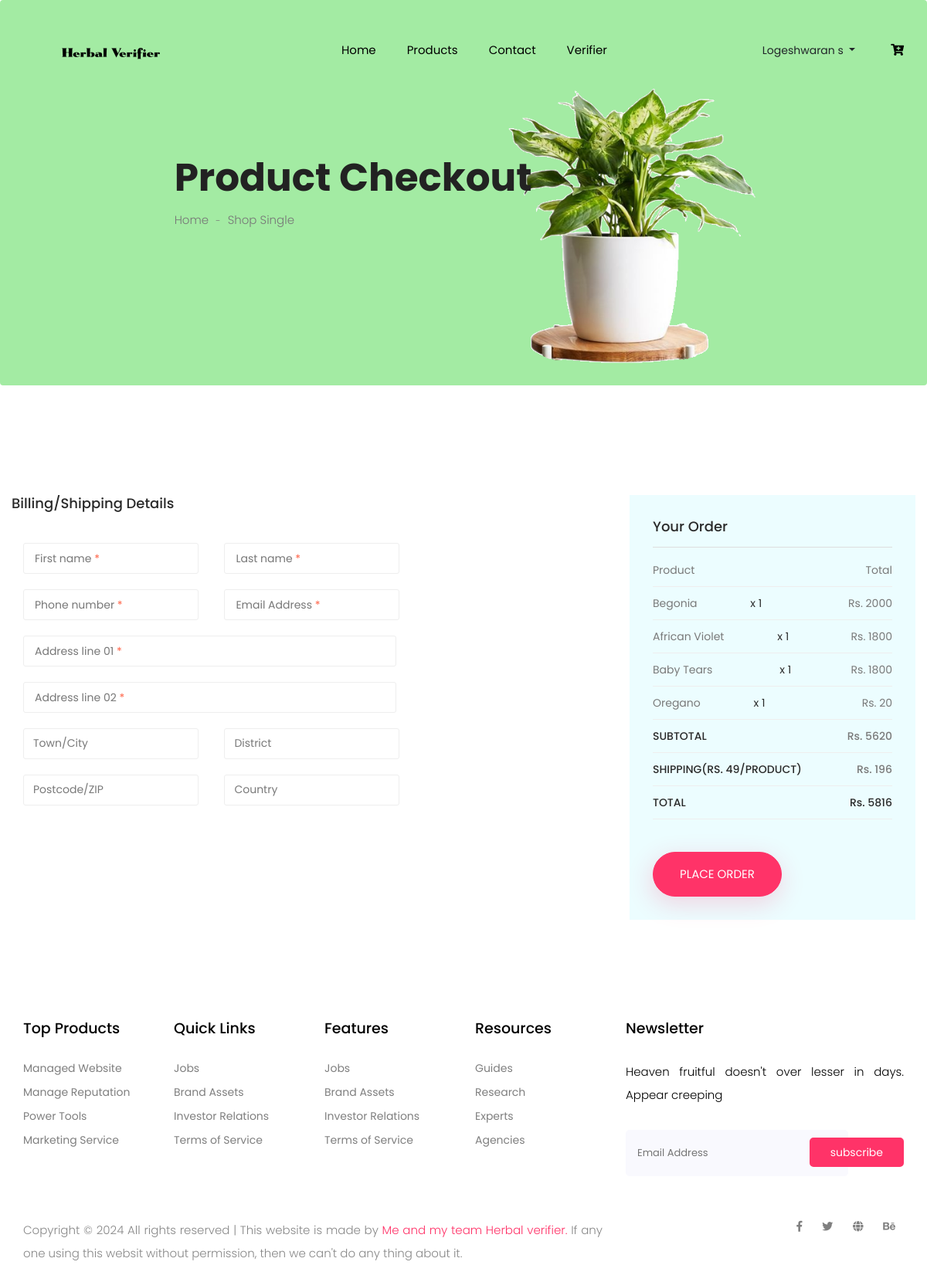
Screenshot of /checkout.php (signed in) with the database file from the repository.
### tables this page shows
CREATE TABLE `users` (
  `id` int(11) NOT NULL,
  `first_name` varchar(255) NOT NULL,
  `last_name` varchar(255) NOT NULL,
  `mobile` bigint(11) NOT NULL,
  `email` varchar(255) NOT NULL,
  `password` varchar(255) NOT NULL
);

CREATE TABLE `cart` (
  `id` int(11) NOT NULL,
  `product_id` int(11) NOT NULL,
  `user_id` int(11) NOT NULL,
  `qty` int(11) NOT NULL
);

CREATE TABLE `products` (
  `id` int(100) NOT NULL,
  `category` int(10) NOT NULL,
  `title` varchar(255) NOT NULL,
  `price` int(100) NOT NULL,
  `qty` int(11) NOT NULL,
  `desc` longtext NOT NULL,
  `image` text NOT NULL
);

### checkout.php (the view, shortened to what this page needs)
<?php
require './includes/conn.php';
require "./includes/head.php";
?>
<?php
  $sum = 0;
  $quantity = 0;
  $user_id = $_SESSION['user_id'];
  $query = 'SELECT products.price, products.id, products.title, products.image, cart.qty from cart, products where products.id = cart.product_id and cart.user_id="' . $user_id . '"';
  $result = mysqli_query($con, $query);
?>
<section class="breadcrumb breadcrumb_bg">
  <div class="container">
    <div class="row justify-content-center">
      <div class="col-lg-8">
        <div class="breadcrumb_iner">
          <div class="breadcrumb_iner_item">
            <h2>Product Checkout</h2>
            <p>Home <span>-</span> Shop Single</p>
          </div>
        </div>
      </div>
    </div>
  </div>
</section>
<section class="checkout_area padding_top">
  <div class="container">
    <br><br>
    <div class="billing_details">
      <div class="row">
        <form class="row contact_form" action="confirmation.php" method="post" novalidate="novalidate">
          <div class="col-lg-8">
            <h3>Billing/Shipping Details</h3>
            <div class="col-md-4 form-group p_star">
              <input type="text" class="form-control" id="first" name="name" />
              <span class="placeholder" data-placeholder="First name"></span>
            </div>
            <div class="col-md-4 form-group p_star">
              <input type="text" class="form-control" id="last" name="name" />
              <span class="placeholder" data-placeholder="Last name"></span>
            </div>
            <div class="col-md-4 form-group p_star">
              <input type="text" class="form-control" id="number" name="number" />
              <span class="placeholder" data-placeholder="Phone number"></span>
            </div>
            <div class="col-md-4 form-group p_star">
              <input type="text" class="form-control" id="email" name="compemailany" />
              <span class="placeholder" data-placeholder="Email Address"></span>
            </div>
            <div class="col-md-8 form-group p_star">
              <input type="text" class="form-control" id="add1" name="add1" />
              <span class="placeholder" data-placeholder="Address line 01"></span>
            </div>
            <div class="col-md-8 form-group p_star">
              <input type="text" class="form-control" id="add2" name="add2" />
              <span class="placeholder" data-placeholder="Address line 02"></span>
            </div>
            <div class="col-md-4 form-group p_star">
              <input type="text" class="form-control" id="city" name="city" placeholder="Town/City" />
            </div>
            <div class="col-md-4 form-group p_star">
              <input type="text" class="form-control" id="district" name="district" placeholder="District" />
            </div>
            <div class="col-md-4 form-group p_star">
              <input type="text" class="form-control" id="zip" name="zip" placeholder="Postcode/ZIP" />
            </div>
            <div class="col-md-4 form-group p_star">
              <input type="text" class="form-control" id="country" name="country" placeholder="Country" />
            </div>
          </div>
          <div class="col-lg-4">
            <div class="order_box">
              <h2>Your Order</h2>
              <ul class="list">
                <li>
                  <a href="#">Product
                    <span>Total</span>
                  </a>
                </li>
                <?php
                while ($row = mysqli_fetch_array($result)) {
                  echo
                  '<li>
                    <a href="#">
                      ' . $row['title'] . '
                      <span class="middle">x ' . $row['qty'] . '</span>
                      <span class="last">Rs. ' . $row['qty'] * $row['price'] . '</span>
                    </a>
                  </li>';
                  $sum = $sum + $row['qty'] * $row['price'];
                  $quantity = $quantity + $row['qty'];
                }
                ?>
              </ul>
              <ul class="list list_2">
                <li>
                  <a href="#">Subtotal
                    <span>Rs. <?php echo $sum ?></span>
                  </a>
                </li>
                <li>
                  <a href="#">Shipping(Rs. 49/product)
                    <span>Rs. <?php echo $quantity*49?></span>
                  </a>
                </li>
                <li>
                  <a href="#">Total
                    <span>Rs. <?php echo $sum + 49*$quantity ?></span>
                  </a>
                </li>
              </ul>
                <br><br>
              <button type="submit" class="btn_3">Place Order</button>
            </div>
          </div>
        </form>
      </div>
    </div>
  </div>
</section>
<?php require "./includes/footer.php" ?>
</body>
</html>

### includes/head.php (shortened to what this page needs)
<?php require 'conn.php' ?>
<!DOCTYPE html>
<html lang="en">
<head>
    <link rel="stylesheet" href="css/bootstrap.min.css" />
    <link rel="stylesheet" href="css/animate.css" />
    <link rel="stylesheet" href="css/owl.carousel.min.css" />
    <link rel="stylesheet" href="css/nice-select.css" />
    <link rel="stylesheet" href="css/lightslider.min.css" />
    <link rel="stylesheet" href="css/all.css" />
    <link rel="stylesheet" href="css/flaticon.css" />
    <link rel="stylesheet" href="css/themify-icons.css" />
    <link rel="stylesheet" href="css/magnific-popup.css" />
    <link rel="stylesheet" href="css/slick.css" />
    <link rel="stylesheet" href="css/price_rangs.css" />
    <link rel="stylesheet" href="css/style.css" />
</head>
<body>
    <header class="main_menu home_menu">
        <div class="container">
            <div class="row align-items-center">
                <div class="col-lg-12">
                    <nav class="navbar navbar-expand-lg navbar-light">
                        <a class="navbar-brand" href="admin\index.php" style="margin: 50px;">
                            <img src="img\logo.png" alt="logo" />
                        </a>
                        <div class="collapse navbar-collapse main-menu-item" id="navbarSupportedContent">
                            <ul class="navbar-nav">
                                <li class="nav-item">
                                    <a class="nav-link" href="index.php">Home</a>
                                </li>
                                <li class="nav-item dropdown">
                                    <a class="nav-link" href="category.php">Products</a>
                                </li>
                                <li class="nav-item">
                                    <a class="nav-link" href="contact.php">Contact</a>
                                </li>
                                <li class="nav-item">
                                    <a class="nav-link" href="verifier.php">Verifier</a>
                                </li>
                            </ul>
                        </div>
                        <div class="hearer_icon d-flex">
                            <?php
                                $mail = '';
                                if (isset($_SESSION['email'])){
                                    $mail = $_SESSION["email"];
                                }
                                $name= '';
                                $query = 'SELECT * FROM users';
                                $result = mysqli_query($con, $query);
                                while($row = mysqli_fetch_array($result)){
                                    if($row['email'] == $mail){
                                        $name = $row['first_name'] . " " . $row['last_name'];
                                    }
                                }
                            if (isset($_SESSION['email'])) {
                                echo '
                                    <div style="display: flex; align-items: center;">
                                        <div class="nav-item dropdown">
                                            <a class="nav-link dropdown-toggle" id="navbarDropdown_3" role="button" data-toggle="dropdown" aria-haspopup="true" aria-expanded="false">
                                                '.$name.'
                                            </a>
                                            <div class="dropdown-menu" aria-labelledby="navbarDropdown_3">
                                                <a class="dropdown-item" href="allorders.php">My Orders</a>
                                                <a class="dropdown-item" href="tracking.php">tracking</a>
                                                <a class="dropdown-item" href="scripts/logout_script.php">Logout</a>
                                            </div>
                                        </div>
                                        <div>
                                            <a href="cart.php" id="navbarDropdown3">
                                            <i class="fas fa-cart-plus"></i>
                                            </a>
                                        </div>
                                    </div>
                                    ';
                            }
                            ?>
                        </div>
                    </nav>
                </div>
            </div>
        </div>
    </header>

### css/all.css (style rules this page uses)
.fa, .fas, .far, .fab { -moz-osx-font-smoothing: grayscale; -webkit-font-smoothing: antialiased; display: inline-block; font-style: normal; font-variant: normal; text-rendering: auto; line-height: 1; }
.fa-cart-plus:before { content: "\f217"; }
.fa, .fas { font-family: 'Font Awesome 5 Free'; font-weight: 900; }

### rows the page displays
users: name "Logeshwaran s"
cart: product.title "Begonia", qty "1", $row['qty']*$row['price'] "2000"
cart: product.title "African Violet", qty "1", $row['qty']*$row['price'] "1800"
cart: product.title "Baby Tears", qty "1", $row['qty']*$row['price'] "1800"
cart: product.title "Oregano", qty "1", $row['qty']*$row['price'] "20"

### other values shown
$sum "5620"
$quantity*49 "196"
$sum + 49*$quantity "5816"
